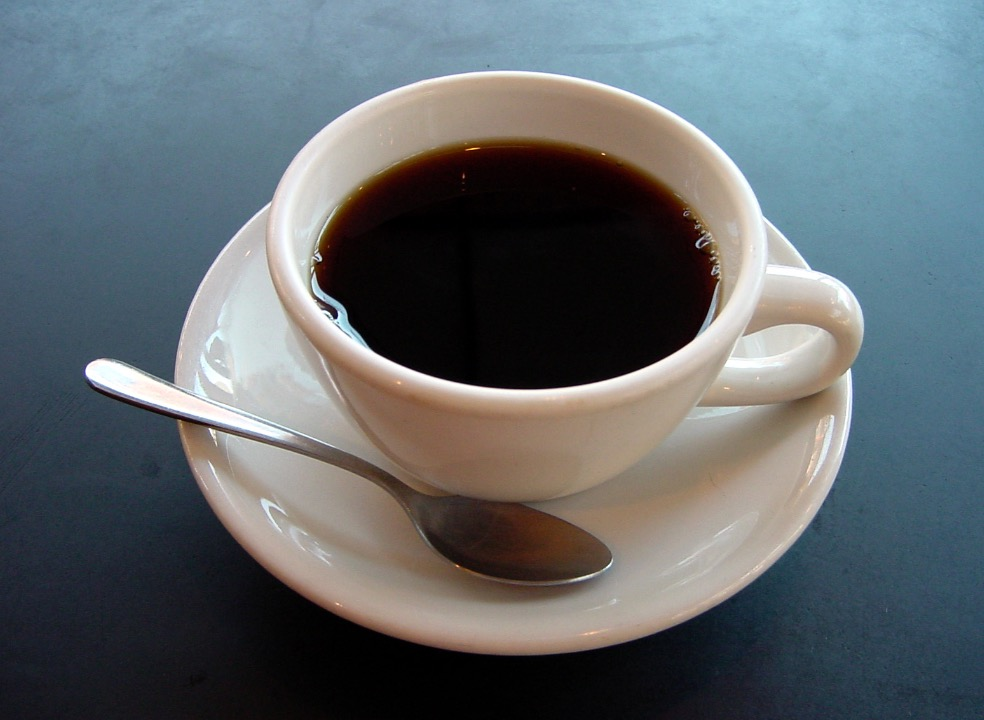
#> input picture image.jpg, 984 x 720 px
$ python main.py
#> lines starting #> are read from the running program, lines starting #| are printed output that depends on the picture
import sys
from PIL import Image
from pictoascii import convert_img_to_ascii


class ASCIIArtGenerator:
    def __init__(self, ascii_chars="@%#*+=-:. "):
        # Initialize the generator with a string of ASCII characters.
        # The characters should range from darkest to lightest to visually represent different shades.
#> in generate_ascii_art, image is the input picture: PIL image 984x720 RGB; mean R, G, B 97, 104.8, 109
        self.ascii_chars = ascii_chars

    def scale_image(self, image, new_width=100):
        # Calculate the new dimensions of the image maintaining the aspect ratio.
#> called with new_width = 100
        width, height = image.size
#> width = 984; height = 720
        aspect_ratio = height / width
#> aspect_ratio = 0.732
        new_height = int(new_width * aspect_ratio)
#> new_height = 73

        # Resize the image to the new dimensions.
        scaled_image = image.resize((new_width, new_height))
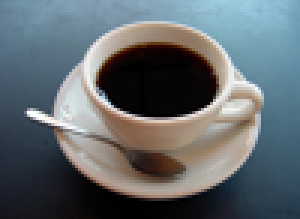
#> scaled_image: PIL image 100x73 RGB (shown 3 times larger); mean R, G, B 97, 104.8, 109
        return scaled_image

    def convert_to_grayscale(self, image):
        # Convert the image to grayscale to simplify processing.
        # This discards any color information in the image.
        return image.convert('L')
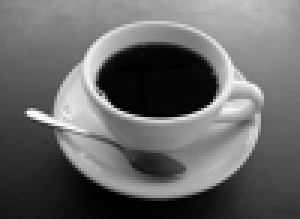
#> returned value: PIL image 100x73 L (shown 3 times larger); min 0, max 255, mean 103

    def map_pixels_to_ascii(self, image):
        # Get all pixels from the grayscale image.
        pixels = image.getdata()
        # Calculate the number of available ASCII characters.
        ascii_len = len(self.ascii_chars)
        # Convert each pixel to an ASCII character by mapping the pixel value (0-255)
        # to the corresponding index in the ascii_chars string.
        ascii_str = ''.join(
            self.ascii_chars[min(pixel * ascii_len // 256, ascii_len - 1)]
            for pixel in pixels
        )
        return ascii_str

    def generate_ascii_art(self, image_path, width=100):
        # Open the image from the given path.
        with Image.open(image_path) as image:
            # Scale and convert the image to grayscale.
            image = self.scale_image(image, width)
            image = self.convert_to_grayscale(image)

            # Map each pixel of the grayscale image to an ASCII character.
            ascii_str = self.map_pixels_to_ascii(image)
            # The total number of characters in the ASCII string.
            pixel_count = len(ascii_str)
#> pixel_count = 7300
            # Group the ASCII characters into lines to form the final ASCII art.
            ascii_art = "\n".join(
                ascii_str[i:(i + width)] for i in range(0, pixel_count, width)
            )

            return ascii_art


if __name__ == "__main__":
    generator = ASCIIArtGenerator()
    image_path = sys.argv[1] if len(sys.argv) > 1 else "./image.jpg"
    with open("python_coffee.txt", "w+") as f:
        f.write(generator.generate_ascii_art(image_path, 100))

    with open("rust_coffee.txt", "w+") as f:
        f.write(convert_img_to_ascii(image_path, 100))
#> (this line was passed over: pictoascii is not available in this run)
